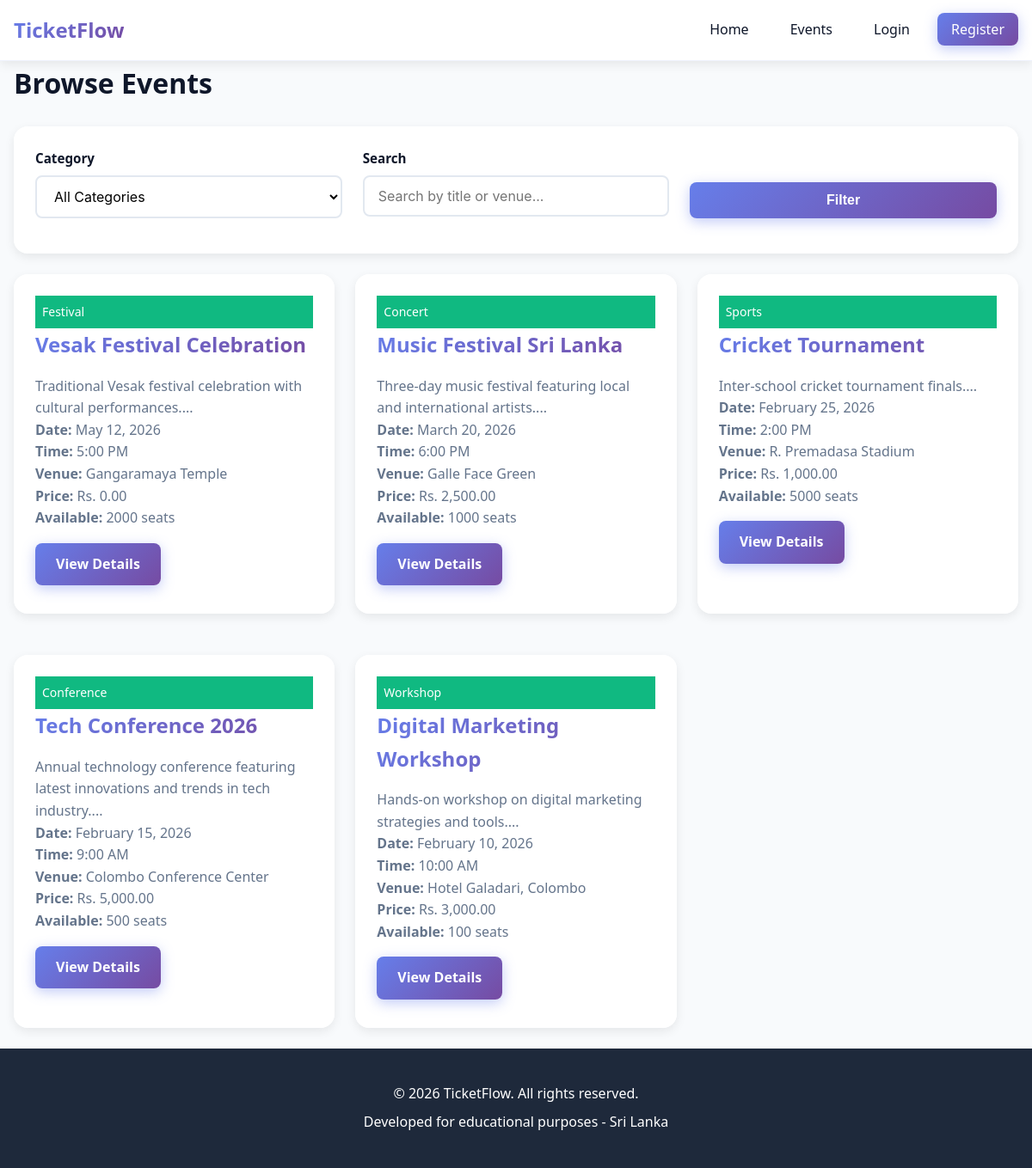
The app's page /events with its own data.
### tables this page shows
CREATE TABLE IF NOT EXISTS events (
    id INT PRIMARY KEY AUTO_INCREMENT,
    category_id INT,
    title VARCHAR(200) NOT NULL,
    description TEXT,
    venue VARCHAR(200) NOT NULL,
    event_date DATE NOT NULL,
    event_time TIME NOT NULL,
    ticket_price DECIMAL(10, 2) DEFAULT 0.00,
    capacity INT NOT NULL,
    available_seats INT NOT NULL,
    image VARCHAR(255),
    status ENUM('upcoming', 'ongoing', 'completed', 'cancelled') DEFAULT 'upcoming',
    created_by INT,
    created_at TIMESTAMP DEFAULT CURRENT_TIMESTAMP,
    updated_at TIMESTAMP DEFAULT CURRENT_TIMESTAMP ON UPDATE CURRENT_TIMESTAMP,
    FOREIGN KEY (category_id) REFERENCES categories(id) ON DELETE SET NULL,
    FOREIGN KEY (created_by) REFERENCES users(id) ON DELETE SET NULL,
    INDEX idx_event_date (event_date),
    INDEX idx_status (status),
    INDEX idx_category (category_id)
);

CREATE TABLE IF NOT EXISTS categories (
    id INT PRIMARY KEY AUTO_INCREMENT,
    name VARCHAR(50) NOT NULL,
    description TEXT,
    created_at TIMESTAMP DEFAULT CURRENT_TIMESTAMP,
    INDEX idx_name (name)
);

### controllers/EventController.php (called while the page is built, shortened)
<?php
function event_index() {
    $filters = [];
    $events = event_get_all($filters);
    $categories = category_get_all();
    $data = [];
    $data['events'] = $events;
    $data['categories'] = $categories;
    view('event/index', $data);
}
?>

### models/Event.php (called while the page is built, shortened)
<?php
function event_get_all($filters = [], $limit = null) {
    $sql = "SELECT e.*, c.name as category_name
            FROM events e
            LEFT JOIN categories c ON e.category_id = c.id";
    $params = [];
    $sql .= " ORDER BY e.event_date DESC";
    return db_query_all($sql, $params);
}

### views/event/index.php (the view, shortened to what this page needs)
<?php
require_once __DIR__ . '/../layout/header.php';
?>
<main class="container">
    <h1 class="mb-3">Browse Events</h1>
    <div class="card mb-3">
        <div class="card-body">
            <form method="GET" action="/Event/events">
                <div class="grid grid-3">
                    <div class="form-group">
                        <label class="form-label">Category</label>
                        <select name="category" class="form-select">
                            <option value="">All Categories</option>
                        </select>
                    </div>
                    <div class="form-group">
                        <label class="form-label">Search</label>
                        <input type="text" name="search" class="form-input"
                               placeholder="Search by title or venue..."
                               value="<?php echo isset($filters['search']) ? htmlspecialchars($filters['search']) : ''; ?>">
                    </div>
                    <div class="form-group" style="display: flex; align-items: flex-end;">
                        <button type="submit" class="btn btn-primary" style="width: 100%;">Filter</button>
                    </div>
                </div>
            </form>
        </div>
    </div>
    <?php if (empty($events)): ?>
        <div class="card">
            <div class="card-body text-center">
                <p>No events found matching your criteria.</p>
                <a href="/Event/events" class="btn btn-primary mt-2">Clear Filters</a>
            </div>
        </div>
    <?php else: ?>
        <div class="grid grid-3">
            <?php foreach ($events as $event): ?>
                <div class="card">
                    <?php if ($event['category_name']): ?>
                        <div style="background: var(--secondary-color); color: white; padding: 0.5rem; font-size: 0.875rem; font-weight: 500;">
                            <?php echo htmlspecialchars($event['category_name']); ?>
                        </div>
                    <?php endif; ?>
                    <div class="card-header">
                        <?php echo htmlspecialchars($event['title']); ?>
                    </div>
                    <div class="card-body">
                        <p><?php echo htmlspecialchars(substr($event['description'], 0, 100)); ?>...</p>
                        <p><strong>Date:</strong> <?php echo date('F j, Y', strtotime($event['event_date'])); ?></p>
                        <p><strong>Time:</strong> <?php echo date('g:i A', strtotime($event['event_time'])); ?></p>
                        <p><strong>Venue:</strong> <?php echo htmlspecialchars($event['venue']); ?></p>
                        <p><strong>Price:</strong> Rs. <?php echo number_format($event['ticket_price'], 2); ?></p>
                        <?php if ($event['available_seats'] > 0): ?>
                            <p><strong>Available:</strong> <?php echo $event['available_seats']; ?> seats</p>
                            <a href="/Event/event/details/<?php echo $event['id']; ?>"
                               class="btn btn-primary mt-2">View Details</a>
                        <?php else: ?>
                            <p style="color: var(--danger-color); font-weight: 500;">Fully Booked</p>
                            <a href="/Event/event/details/<?php echo $event['id']; ?>"
                               class="btn btn-outline mt-2">View Details</a>
                        <?php endif; ?>
                    </div>
                </div>
            <?php endforeach; ?>
        </div>
    <?php endif; ?>
</main>
<?php require_once __DIR__ . '/../layout/footer.php'; ?>

### public/css/style.css (style rules this page uses)
:root { --primary-color: #3b82f6; --primary-dark: #2563eb; --primary-light: #60a5fa; --secondary-color: #10b981; --secondary-dark: #059669; --danger-color: #ef4444; --warning-color: #f59e0b; --dark-color: #1e293b; --light-color: #f8fafc; --white: #ffffff; --text-primary: #0f172a; --text-secondary: #64748b; --gradient-primary: linear-gradient(135deg, #667eea 0%, #764ba2 100%); --gradient-secondary: linear-gradient(135deg, #f093fb 0%, #f5576c 100%); --gradient-success: linear-gradient(135deg, #4facfe 0%, #00f2fe 100%); --gradient-dark: linear-gradient(135deg, #2c3e50 0%, #3498db 100%); --spacing-sm: 0.5rem; --spacing-md: 1rem; --spacing-lg: 1.5rem; --spacing-xl: 2rem; --radius-sm: 0.375rem; --radius-md: 0.5rem; --radius-lg: 1rem; --radius-xl: 1.5rem; --shadow-sm: 0 2px 4px rgba(0, 0, 0, 0.05); --shadow-md: 0 4px 12px rgba(0, 0, 0, 0.08); --shadow-lg: 0 12px 24px rgba(0, 0, 0, 0.12); --shadow-xl: 0 20px 40px rgba(0, 0, 0, 0.15); --transition: all 0.3s cubic-bezier(0.4, 0, 0.2, 1); --transition-fast: all 0.15s ease; }
* { margin: 0; padding: 0; box-sizing: border-box; }
body { font-family: 'Segoe UI', Tahoma, Geneva, Verdana, sans-serif; line-height: 1.6; color: var(--text-primary); background-color: var(--light-color); min-height: 100vh; display: flex; flex-direction: column; }
a { color: var(--primary-color); text-decoration: none; transition: var(--transition); }
.container { max-width: 1200px; margin: 0 auto; padding: 0 var(--spacing-md); }
main { flex: 1; padding: 4rem 0 2rem 0; }
.card { background: rgba(255, 255, 255, 0.95); backdrop-filter: blur(10px); border-radius: var(--radius-lg); box-shadow: var(--shadow-md); padding: var(--spacing-lg); margin-bottom: var(--spacing-lg); transition: var(--transition); border: 1px solid rgba(255, 255, 255, 0.3); position: relative; overflow: hidden; }
.card::before { content: ''; position: absolute; top: 0; left: 0; right: 0; height: 3px; background: var(--gradient-primary); opacity: 0; transition: var(--transition); }
.card-header { font-size: 1.5rem; font-weight: 700; margin-bottom: var(--spacing-md); color: var(--text-primary); background: linear-gradient(135deg, #667eea 0%, #764ba2 100%); -webkit-background-clip: text; -webkit-text-fill-color: transparent; background-clip: text; }
.card-body { color: var(--text-secondary); }
.grid { display: grid; gap: var(--spacing-lg); }
.grid-3 { grid-template-columns: repeat(3, 1fr); }
.btn { display: inline-block; padding: 0.75rem 1.5rem; border-radius: var(--radius-md); font-size: 1rem; font-weight: 600; text-align: center; cursor: pointer; border: none; transition: var(--transition); position: relative; overflow: hidden; text-decoration: none; }
.btn-primary { background: linear-gradient(135deg, #667eea 0%, #764ba2 100%); color: var(--white); box-shadow: 0 4px 15px rgba(102, 126, 234, 0.4); }
.form-group { margin-bottom: var(--spacing-md); }
.form-label { display: block; margin-bottom: var(--spacing-sm); font-weight: 600; color: var(--text-primary); font-size: 0.95rem; }
.form-input, .form-textarea, .form-select { width: 100%; padding: 0.75rem 1rem; border: 2px solid #e2e8f0; border-radius: var(--radius-md); font-size: 1rem; font-family: 'Inter', sans-serif; transition: var(--transition); background: var(--white); }
.mt-2 { margin-top: var(--spacing-md); }
.mb-3 { margin-bottom: var(--spacing-lg); }

### records on screen
events: category.name "Festival", title "Vesak Festival Celebration", description "Traditional Vesak festival celebration with cultural performances.", event_date "May 12, 2026", event_time "5:00 PM", venue "Gangaramaya Temple", ticket_price "0.00", available_seats "2000"
events: category.name "Concert", title "Music Festival Sri Lanka", description "Three-day music festival featuring local and international artists.", event_date "March 20, 2026", event_time "6:00 PM", venue "Galle Face Green", ticket_price "2,500.00", available_seats "1000"
events: category.name "Sports", title "Cricket Tournament", description "Inter-school cricket tournament finals.", event_date "February 25, 2026", event_time "2:00 PM", venue "R. Premadasa Stadium", ticket_price "1,000.00", available_seats "5000"
events: category.name "Conference", title "Tech Conference 2026", description "Annual technology conference featuring latest innovations and trends in tech industry.", event_date "February 15, 2026", event_time "9:00 AM", venue "Colombo Conference Center", ticket_price "5,000.00", available_seats "500"
events: category.name "Workshop", title "Digital Marketing Workshop", description "Hands-on workshop on digital marketing strategies and tools.", event_date "February 10, 2026", event_time "10:00 AM", venue "Hotel Galadari, Colombo", ticket_price "3,000.00", available_seats "100"
